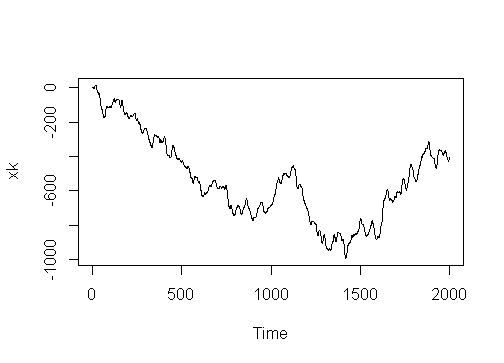

This figure's R source:
load('C:/Users/Toshiba/Desktop/vishal iit/5th sem/Applied time series analysis/assignments/assignment 3/a3_q1.Rdata')

plot(xk)
acf(xk)
pacf(xk)
t=arima(xk,order=(c(0,1,0)))# AR(1)
